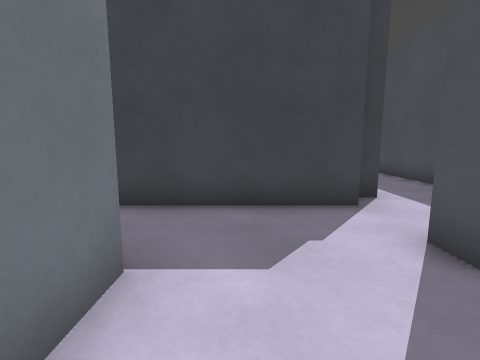
View 1 (above)

24 first-person views from a walk through a level from a Godot 3-D game. The camera is 1.2 m above the floor, tilts 8° down and sees 85° across. The floor is counted in squares, 1 m on a side. Each view is taken from the middle of a square. On the plan, view 1 faces up. The plan holds only what a view shows up to about 12 squares ahead; the rest is blank. The place goes on beyond the plan. Characters and animated objects are left out. Surface patterns are stand-ins for the level's own textures.

View 2
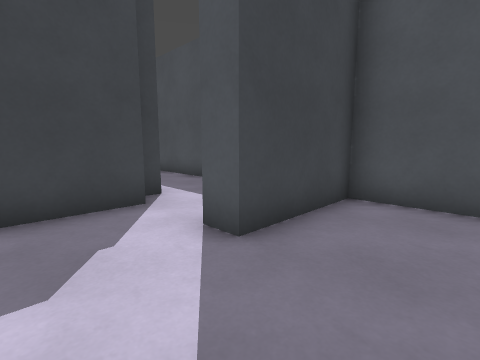

View 3
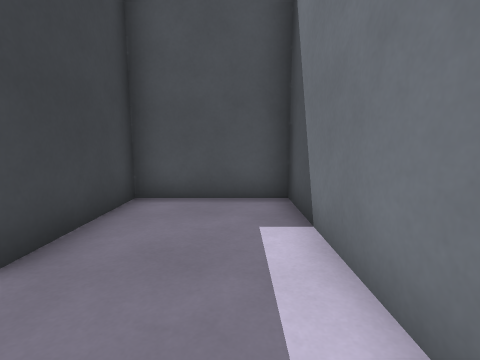

View 4
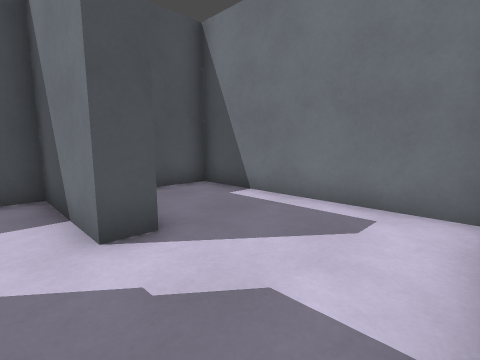

View 5
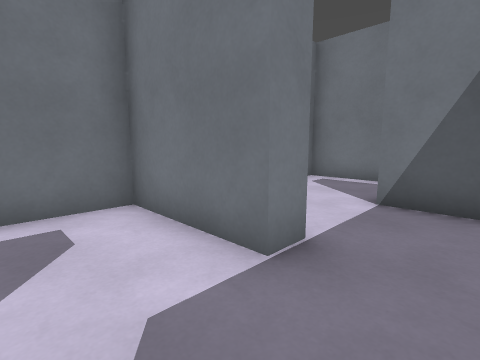

View 6
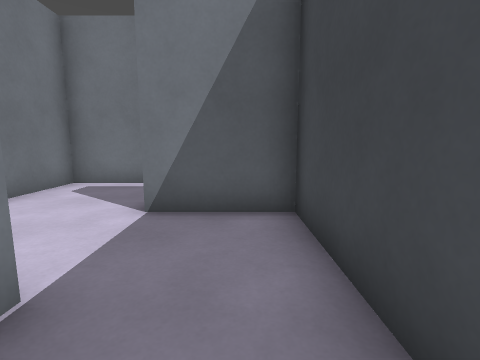

View 7
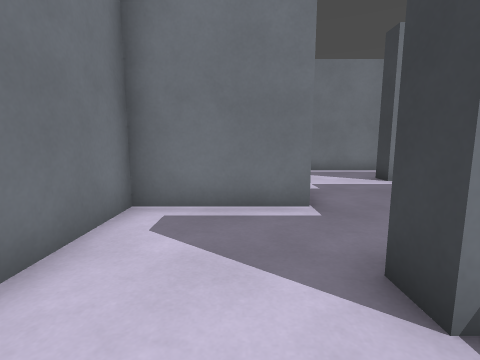

View 8
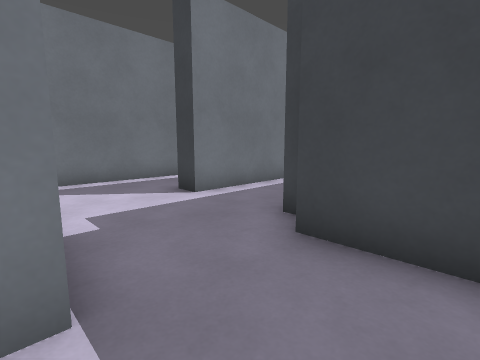

View 9
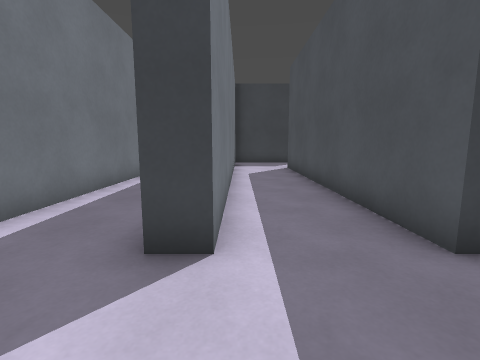

View 10
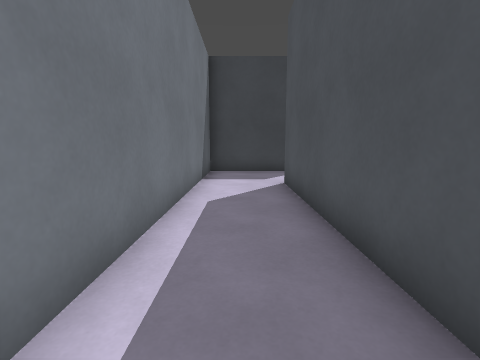

View 11
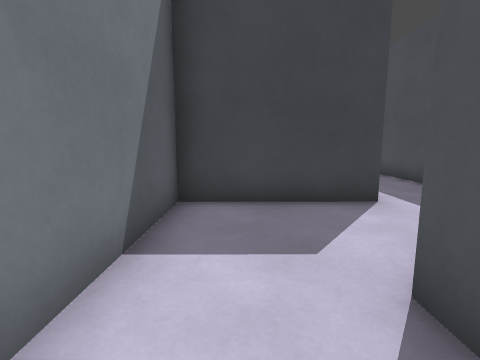

View 12
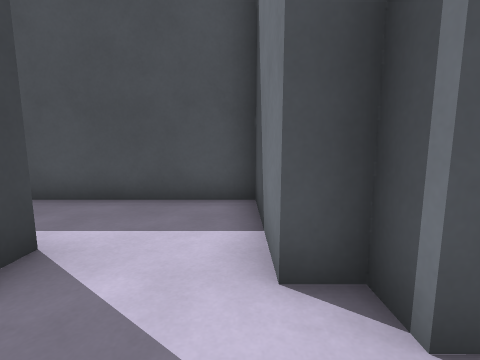

View 13
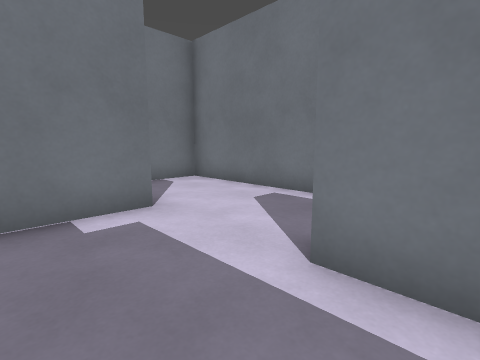

View 14
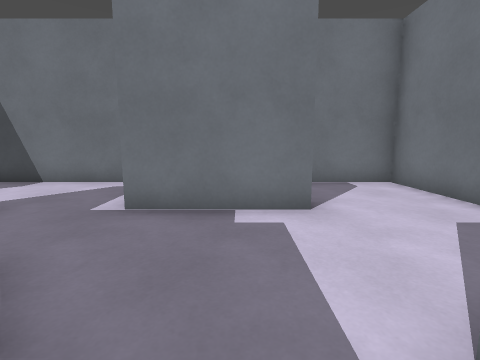

View 15
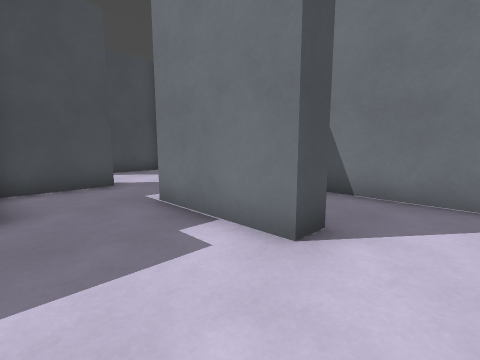

View 16
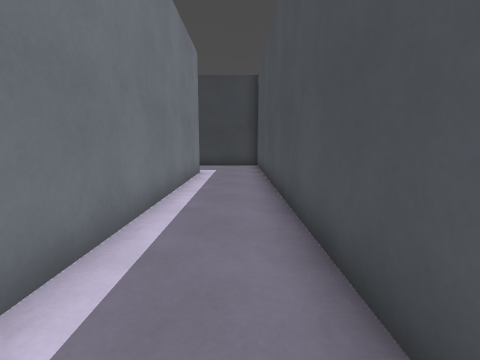

View 17
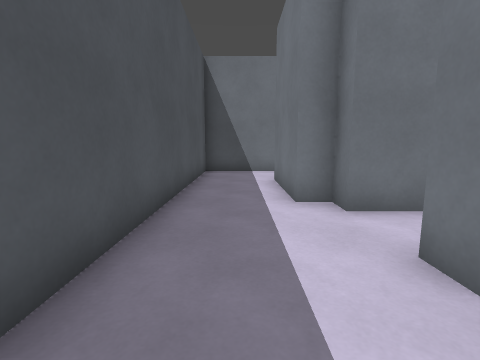

View 18
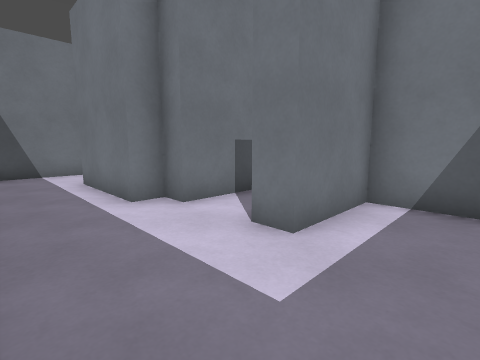

View 19
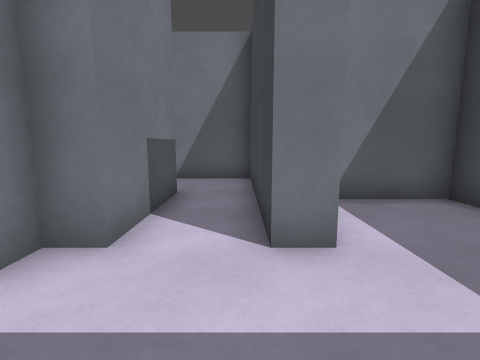

View 20
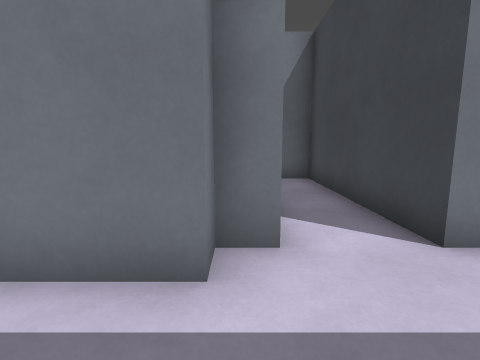

View 21
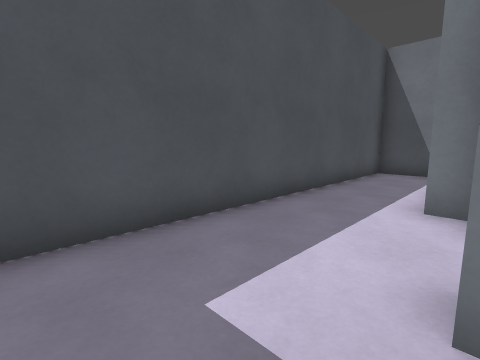

View 22
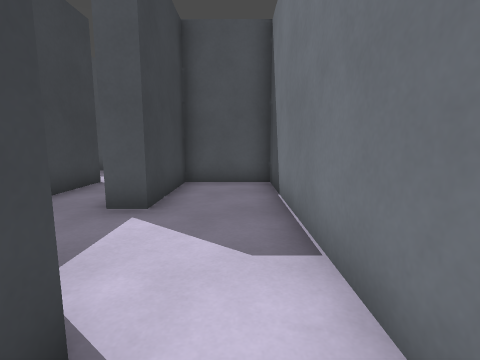

View 23
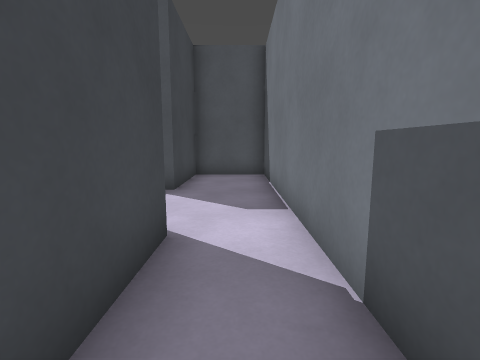

View 24
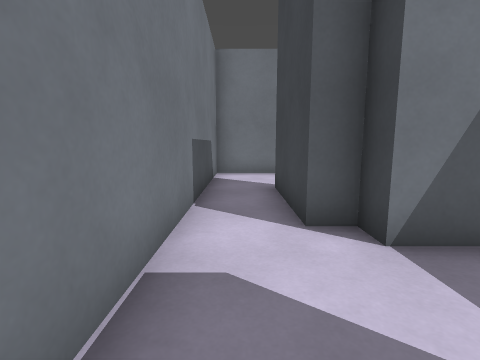

### Floor plan
Ten units are one square. View 1 is at (0, 0); x grows to the right and y downward. Boxes are objects, and circles mark ways between rooms. Rooms are numbered by the first view taken in them; rooms with no view inside come last. Other rooms are left out.
<svg viewBox="-190 -290 252 306">
<path fill="none" stroke="#000" d="M24 -50 -6 -50M-11 -23 -11 11 57 11 57 -23 23 -23 23 -31M-19 -23 -11 -23M-19 9 -19 -12M-60 -50 -80 -50M-79 -23 -79 11 -25 11M-6 -50 -45 -50 -45 -23 -53 -23 -53 -48M-82 -57 -86 -57 -86 -159 -79 -159 -79 -167 -45 -167 -45 -226M-147 -159 -147 11 -99 11M-113 -15 -113 -23 -79 -23M-71 -227 -71 -193 -113 -193 -113 -57 -120 -57 -120 -155M-113 -235 -79 -235 -79 -227 -71 -227M-45 -226 -45 -280M-105 -285 -105 -261 -79 -261 -79 -254 -139 -254 -139 -227M-139 -227 -147 -227 -147 -220 -181 -220M-185 -201 -79 -201 -79 -227 -113 -227 -113 -235"/>
<circle cx="-15" cy="-35" r="3" fill="#2a7"/>
<circle cx="-80" cy="-35" r="3" fill="#2a7"/>
<circle cx="-55" cy="-220" r="3" fill="#2a7"/>
<circle cx="-125" cy="-230" r="3" fill="#2a7"/>
<text x="20" y="-20">1</text>
<text x="-40" y="-20">2</text>
<text x="-100" y="-100">3</text>
<text x="-80" y="-250">4</text>
<text x="-130" y="-220">5</text>
</svg>
Room 1 opens to room 2. Room 2 opens to room 3. Room 3 opens to room 4. Room 4 opens to room 5.

Where each view was taken, in squares from view 1:
view 1: 0 up, 0 right, facing up
view 2: 0 up, 0 right, facing up-right
view 3: 0 up, 0 right, facing right
view 4: 4 up, 1 left, facing down-right
view 5: 4 up, 1 right, facing down-left
view 6: 4 up, 0 right, facing left
view 7: 1 up, 3 left, facing left
view 8: 2 up, 6 left, facing up-left
view 9: 3 up, 11 left, facing up
view 10: 8 up, 10 left, facing up
view 11: 14 up, 10 left, facing up
view 12: 17 up, 10 left, facing right
view 13: 7 up, 9 left, facing down-left
view 14: 7 up, 10 left, facing down
view 15: 5 up, 13 left, facing down-right
view 16: 5 up, 13 left, facing up
view 17: 28 up, 6 left, facing down
view 18: 28 up, 5 left, facing down-left
view 19: 25 up, 5 left, facing left
view 20: 23 up, 5 left, facing left
view 21: 28 up, 8 left, facing down-right
view 22: 21 up, 16 left, facing right
view 23: 21 up, 18 left, facing right
view 24: 21 up, 11 left, facing left
